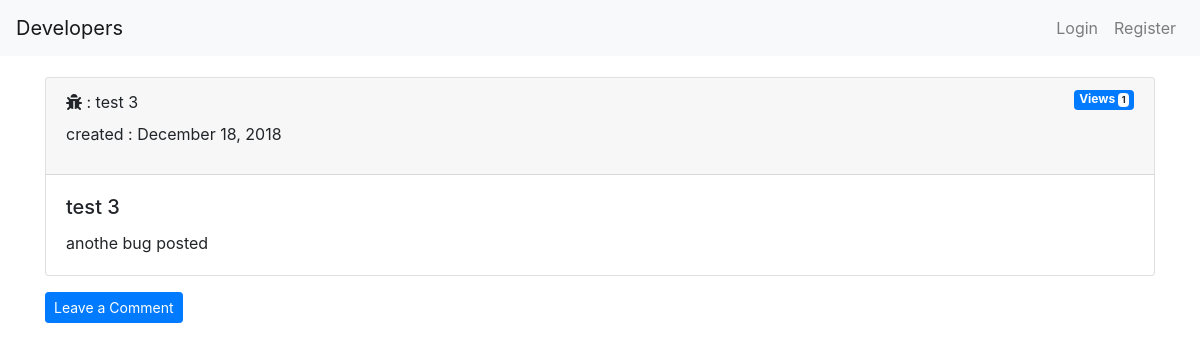
Page /bug/preview_bug/3/ on the committed database.
### bug/models.py (models this page shows, shortened)
class Bug(models.Model):
    app_choices = [
        ("bug", "Bug"),
        ("feature", "Feature")
    ]
    title = models.CharField(max_length=100)
    description = models.TextField()
    created_date = models.DateTimeField(default=timezone.now)
    views = models.IntegerField(default=0)
    upvotes = models.IntegerField(default=0)
    price = models.DecimalField(max_digits=6, decimal_places=2, default=0)
    author = models.ForeignKey(User, on_delete=models.CASCADE)

### bug/views.py (the view)
# urls.py: url(r'preview_bug/(?P<id>\d+)/', preview_bug, name="preview_bug"),
def preview_bug(request, id):
    bug = get_object_or_404(Bug, pk=id)
    bug.views += 1
    if request.method == "POST":
        comment = Comment_form(request.POST)
        if comment.is_valid():
            comments = comment.save(commit=False)
            comments.bug = bug
            comments.author = request.user
            comments.save()
            return redirect(reverse("home"))
    else:
        comment = Comment_form()
        context = {
            "bug": bug,
            "comment": comment,
            }
    return render(request, "preview_bug.html", context)

### bug/templates/preview_bug.html (shortened to what this page needs)
{% extends "base.html" %}
{% load crispy_forms_tags %}
{% block content %}
<div class="container">
    <div class="card mt-1">
        <div class="card-header">
            <span class="badge badge-primary float-right">Views
                <span class="badge badge-light">
                        {{ bug.views }}
                </span>
            </span>
            <i class="fas fa-bug"></i>
                {{ bug.subject|capfirst }} : {{ bug.title }}
            <p class="mt-2">created : {{ bug.created_date|date:"F d, Y" }}</p>
        </div>
        <div class="card-body">
            <h5 class="card-title">{{ bug.title }}</h5>
            <p class="card-text">{{ bug.description }}</p>
        </div>
    </div>
    <button type="button" id="profile-edit" class="btn btn-primary btn-sm mt-3"
                data-toggle="collapse" data-target="#collapseComment" aria-expanded="false" aria-controls="collapseComment">
                    Leave a Comment
    </button>
</div>
{% endblock %}

### static/css/styles.css (style rules this page uses)
body { padding: 0; margin: 0; }

### rows in the picture
Bug: views "1", title "test 3", created_date "December 18, 2018", description "anothe bug posted"
